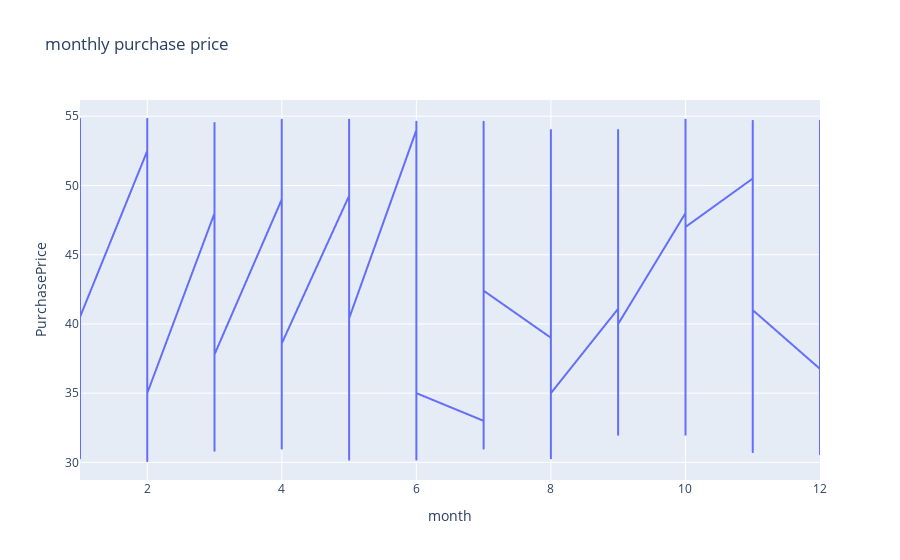

The notebook cell this image was saved under:
### Code cell
fig = px.line(new_df, x="month", y="PurchasePrice", title="monthly purchase price")
fig.show()

### Figure 1 — Plotly figure (JSON) as saved in the notebook; plotly's stock layout.template omitted (floating-point values rounded to 4 significant figures; data arrays with more than 128 entries replaced by an {"elided": "..."} marker saying what was removed)
{"data": [{"hovertemplate": "month=%{x}<br>PurchasePrice=%{y}<extra></extra>", "legendgroup": "", "line": {"color": "#636efa", "dash": "solid"}, "marker": {"symbol": "circle"}, "mode": "lines", "name": "", "showlegend": false, "type": "scattergl", "x": {"elided": "19416 int values"}, "xaxis": "x", "y": {"elided": "19416 float values"}, "yaxis": "y"}], "layout": {"legend": {"tracegroupgap": 0}, "title": {"text": "monthly purchase price"}, "xaxis": {"anchor": "y", "domain": [0, 1], "title": {"text": "month"}}, "yaxis": {"anchor": "x", "domain": [0, 1], "title": {"text": "PurchasePrice"}}}}
